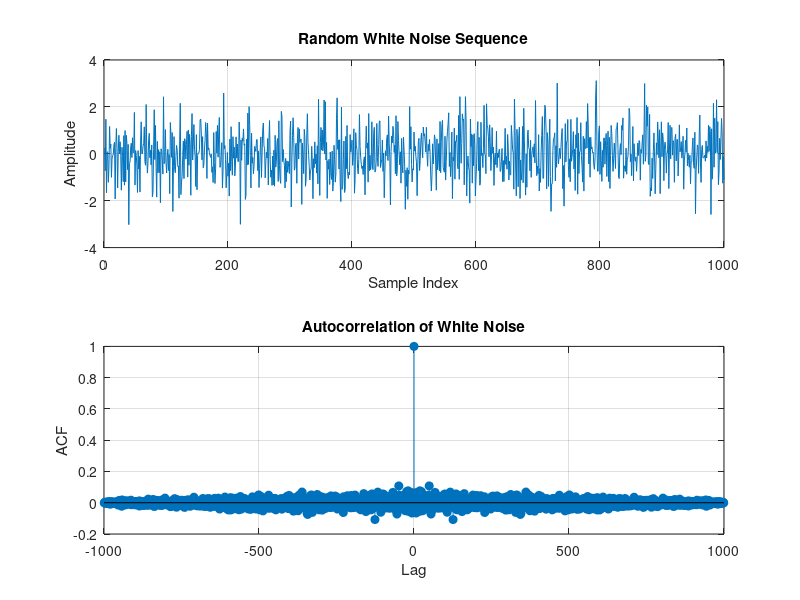

The MATLAB source for this figure:
clc;
clear;
close all;

N = 1000;
x = randn(1, N);
[acf, lags] = xcorr(x, 'coeff');

figure;
subplot(2,1,1);
plot(x);
grid on;
xlabel('Sample Index');
ylabel('Amplitude');
title('Random White Noise Sequence');
subplot(2,1,2);
stem(lags, acf, 'filled');
grid on;
xlabel('Lag');
ylabel('ACF');
title('Autocorrelation of White Noise');
